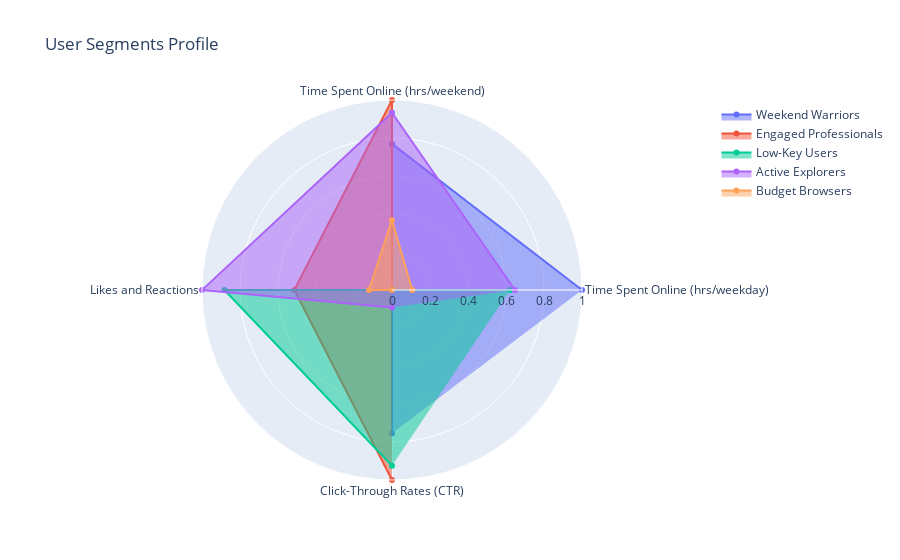

The code cell stored with this chart in its notebook:
### Code cell
import plotly.graph_objects as go
fig = go.Figure()

#loop through each segment to add ti the radar chart
for i, segment in enumerate(segments_names):
    fig.add_trace(go.Scatterpolar(
        r = radar_df_normalized.iloc[i][features_to_plot].values.tolist(),
        theta = labels.tolist() + [labels[0]],
        fill="toself",
        name=segment,
        hoverinfo="text",
        text=[f"{label}: {value:.2f}" for label, value in zip(features_to_plot, radar_df_normalized.iloc[i][features_to_plot])] +
          [f"{labels[0]}:{radar_df_normalized.iloc[i][features_to_plot][0]:.2f}"]   # Adding hover text for each feature
    ))

    #update the layout to finalize the radar chart
    fig.update_layout(
        polar=dict(
            radialaxis=dict(visible=True,
            range=[0, 1]

        )),
showlegend=True,
title="User Segments Profile"
)
fig.show()

### Figure 1 — Plotly figure (JSON) as saved in the notebook; plotly's stock layout.template omitted (floating-point values rounded to 4 significant figures)
{"data": [{"fill": "toself", "hoverinfo": "text", "name": "Weekend Warriors", "r": [1, 0.769, 0, 0.7546], "text": ["Time Spent Online (hrs/weekday): 1.00", "Time Spent Online (hrs/weekend): 0.77", "Likes and Reactions: 0.00", "Click-Through Rates (CTR): 0.75", "Time Spent Online (hrs/weekday):1.00"], "theta": ["Time Spent Online (hrs/weekday)", "Time Spent Online (hrs/weekend)", "Likes and Reactions", "Click-Through Rates (CTR)", "Time Spent Online (hrs/weekday)"], "type": "scatterpolar"}, {"fill": "toself", "hoverinfo": "text", "name": "Engaged Professionals", "r": [0, 1, 0.5142, 1], "text": ["Time Spent Online (hrs/weekday): 0.00", "Time Spent Online (hrs/weekend): 1.00", "Likes and Reactions: 0.51", "Click-Through Rates (CTR): 1.00", "Time Spent Online (hrs/weekday):0.00"], "theta": ["Time Spent Online (hrs/weekday)", "Time Spent Online (hrs/weekend)", "Likes and Reactions", "Click-Through Rates (CTR)", "Time Spent Online (hrs/weekday)"], "type": "scatterpolar"}, {"fill": "toself", "hoverinfo": "text", "name": "Low-Key Users", "r": [0.621, 0, 0.8819, 0.9252], "text": ["Time Spent Online (hrs/weekday): 0.62", "Time Spent Online (hrs/weekend): 0.00", "Likes and Reactions: 0.88", "Click-Through Rates (CTR): 0.93", "Time Spent Online (hrs/weekday):0.62"], "theta": ["Time Spent Online (hrs/weekday)", "Time Spent Online (hrs/weekend)", "Likes and Reactions", "Click-Through Rates (CTR)", "Time Spent Online (hrs/weekday)"], "type": "scatterpolar"}, {"fill": "toself", "hoverinfo": "text", "name": "Active Explorers", "r": [0.647, 0.9333, 1, 0.09231], "text": ["Time Spent Online (hrs/weekday): 0.65", "Time Spent Online (hrs/weekend): 0.93", "Likes and Reactions: 1.00", "Click-Through Rates (CTR): 0.09", "Time Spent Online (hrs/weekday):0.65"], "theta": ["Time Spent Online (hrs/weekday)", "Time Spent Online (hrs/weekend)", "Likes and Reactions", "Click-Through Rates (CTR)", "Time Spent Online (hrs/weekday)"], "type": "scatterpolar"}, {"fill": "toself", "hoverinfo": "text", "name": "Budget Browsers", "r": [0.1064, 0.3673, 0.1212, 0], "text": ["Time Spent Online (hrs/weekday): 0.11", "Time Spent Online (hrs/weekend): 0.37", "Likes and Reactions: 0.12", "Click-Through Rates (CTR): 0.00", "Time Spent Online (hrs/weekday):0.11"], "theta": ["Time Spent Online (hrs/weekday)", "Time Spent Online (hrs/weekend)", "Likes and Reactions", "Click-Through Rates (CTR)", "Time Spent Online (hrs/weekday)"], "type": "scatterpolar"}], "layout": {"polar": {"radialaxis": {"range": [0, 1], "visible": true}}, "showlegend": true, "title": {"text": "User Segments Profile"}}}
